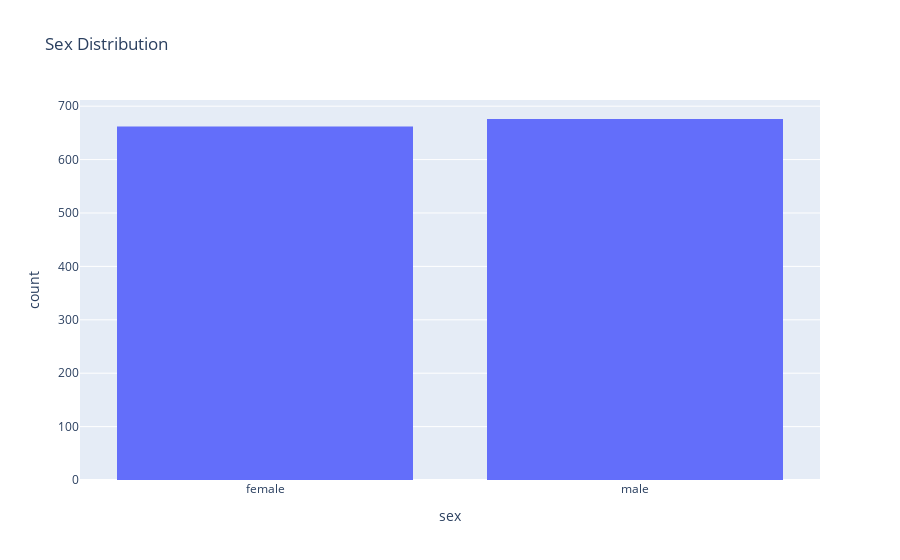

The notebook cell saved with this chart:
### Code cell
px.histogram(medical_df,
             x='sex',
             title='Sex Distribution')

### Figure 1 — Plotly figure (JSON) as saved in the notebook; plotly's stock layout.template omitted (floating-point values rounded to 4 significant figures; data arrays with more than 128 entries replaced by an {"elided": "..."} marker saying what was removed)
{"data": [{"bingroup": "x", "hovertemplate": "sex=%{x}<br>count=%{y}<extra></extra>", "legendgroup": "", "marker": {"color": "#636efa", "pattern": {"shape": ""}}, "name": "", "orientation": "v", "showlegend": false, "type": "histogram", "x": {"elided": "1338 str values"}, "xaxis": "x", "yaxis": "y"}], "layout": {"barmode": "relative", "legend": {"tracegroupgap": 0}, "title": {"text": "Sex Distribution"}, "xaxis": {"anchor": "y", "domain": [0, 1], "title": {"text": "sex"}}, "yaxis": {"anchor": "x", "domain": [0, 1], "title": {"text": "count"}}}}
